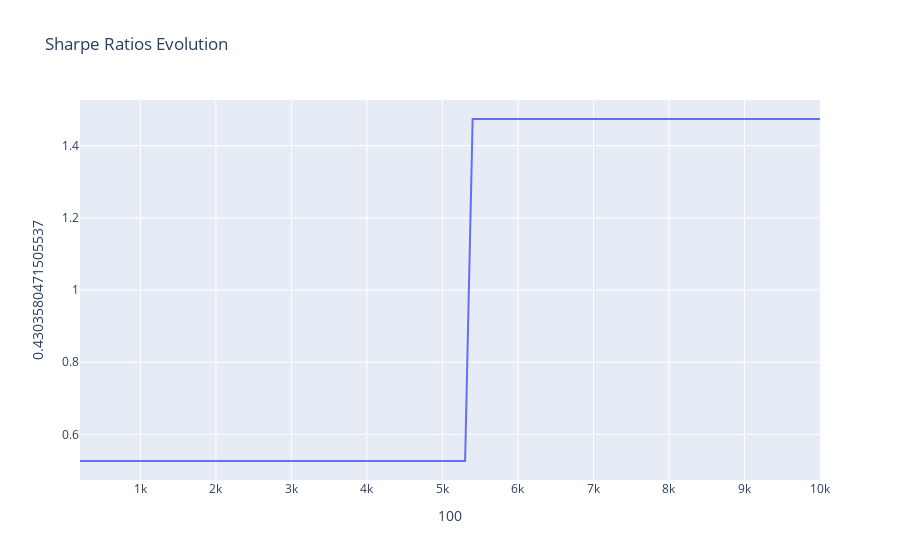

Source (notebook cell):
### Code cell
x_column = simulation_results.columns[0]
y_column = simulation_results.columns[1]

# Create the line plot
fig = px.line(simulation_results, x=x_column, y=y_column, title='Sharpe Ratios Evolution')
fig.show()
